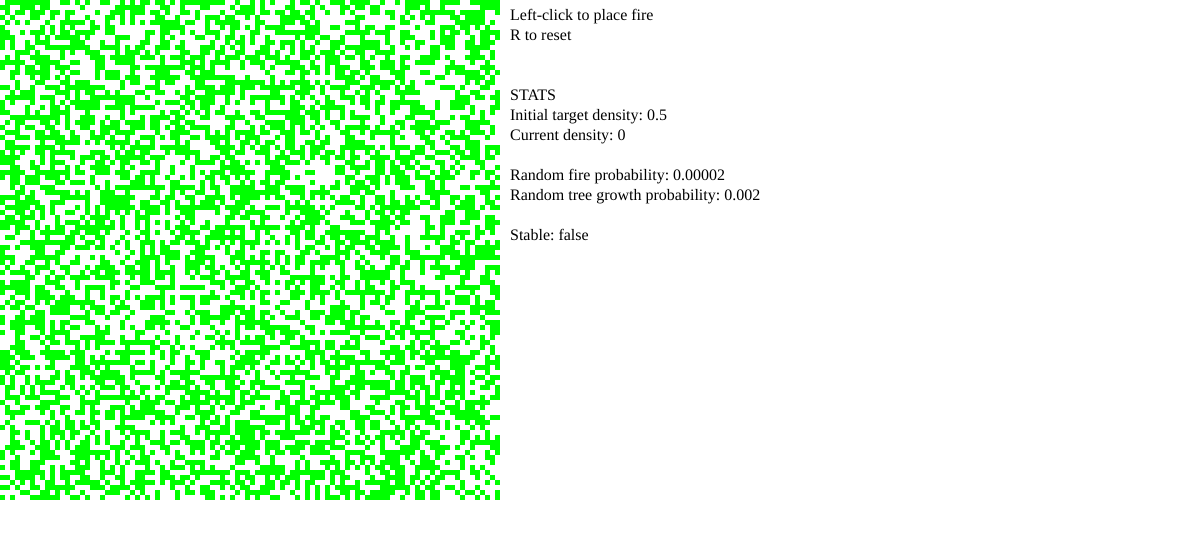
Frame 1 (no input)
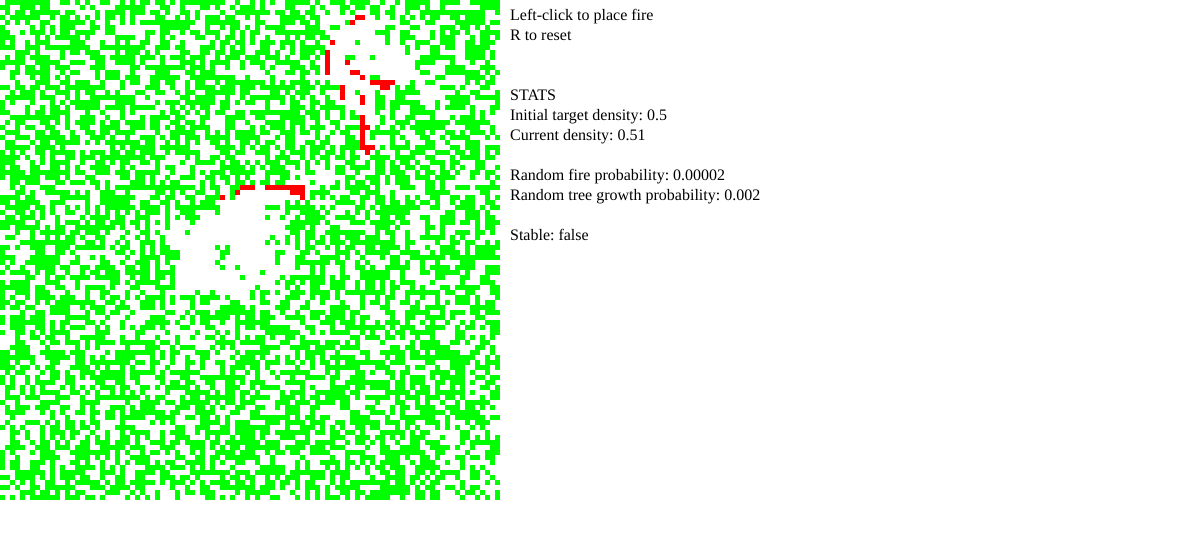
Frame 60 (no input)
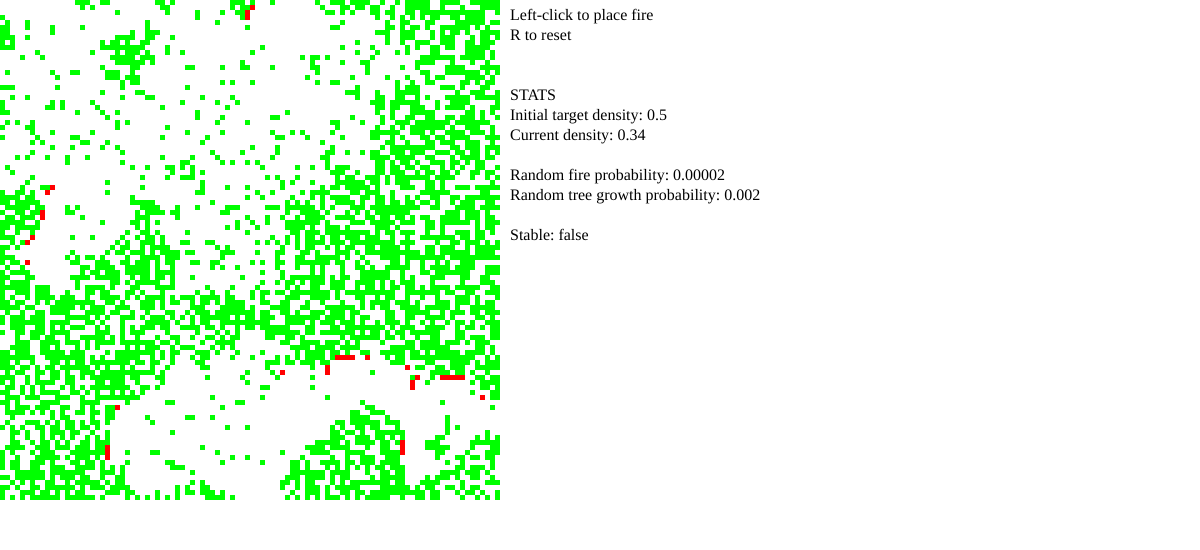
Frame 120 (the mouse pressed at the canvas centre since frame 60)

The p5.js sketch that drew these frames (run headless with seeded random() and noise() and a simulated clock; from frame 60 on, the mouse is pressed at the canvas centre):

// p5.js sketch
// ── sketch.js
const WIDTH = 1200;
const HEIGHT = 550;
const GW = 100; // grid width
const GH = 100; // grid height
const CS = 5; // cell size (rect)
const CELLS = GW * GH;

let grid;

var density = 0.5;
var currentDensity = 0;
var growthProba = 0.002;
var randomStrikeProba = 0.00002;
var consecutiveUnchanged = 0;
var stable = false;
var stableThreshold = 10;

var updatePerSecond = 60;
var msAcc = 0;

var colors;
const nstates = 3;
const states = {
  BLANK: 0,
  TREE: 1,
  FIRE: 2
};

// ui stuff
let initDensitySlider;
let strikeProbaSlider;
let growthProbaSlider;
let resetSliderButton;
let speedSlider;


// TODO: 
// - nb of iterations to get stable
// - current density

function setup() {
  createCanvas(WIDTH, HEIGHT);
  frameRate(60);
  colors = [color(255), color(0, 255, 0), color(255, 0, 0)];
  initGrid();

  textSize(16);
  textFont("Consolas");

  let d0 = createDiv("Speed: ");
  speedSlider = createSlider(0, 60, updatePerSecond, 1);
  speedSlider.parent(d0);
  let d1 = createDiv("Initial density: ");
  initDensitySlider = createSlider(0, 1, density, 0.01)
  initDensitySlider.parent(d1);
  let d2 = createDiv("Random fire probability: ");
  strikeProbaSlider = createSlider(0, 0.0001, randomStrikeProba, 0.00001)
  strikeProbaSlider.parent(d2);
  let d3 = createDiv("Random tree growth probability: ");
  growthProbaSlider = createSlider(0, 0.01, growthProba, 0.0001);
  growthProbaSlider.parent(d3);
  resetSliderButton = createButton("Reset values");
  resetSliderButton.mousePressed(resetSliders);
  let resetDensity = createButton("Reset tree density");
  resetDensity.mousePressed(reset);
  createP("");
  createA("https://www.fourmilab.ch/cellab/webca/?ruleprog=forest", "Inspired by this");
  createP("");
  createA("https://toastation.github.io/vis/cellular3D/index.html", "3D cellular automata (crystal growth)");
}

function draw() {
  background(255);

  drawGrid();
  drawInfo();

  updateSliders();
  
  if (updatePerSecond > 0 && msAcc >= (1000 / updatePerSecond)) {
    let gridChanged = updateGrid();
    if (!gridChanged) consecutiveUnchanged += 1;
    else consecutiveUnchanged = 0;
    stable = consecutiveUnchanged >= stableThreshold;
    msAcc = 0;
  }
  msAcc += deltaTime;
}

function initGrid() {
  grid = new Array(GW);
  for (var i = 0; i < GW; i++) {
    grid[i] = new Array(GH);
    for (var j = 0; j < GH; j++) {
      grid[i][j] = random() < density ? states.TREE : states.BLANK;
    }
  }
}

function drawGrid() {
  noStroke();
  for (var i = 0; i < GW; i++) {
    for (var j = 0; j < GH; j++) {
      if (grid[i][j] != states.BLANK) {
        fill(colors[grid[i][j]]);
        rect(i*CS, j*CS, CS, CS);
      }
    }
  }
}

function updateGrid() {
  currentDensity = 0;
  let hasChanged = false;
  for (var i = 0; i < GW; i++) {
    for (var j = 0; j < GH; j++) {
      switch (grid[i][j]) {
        case states.BLANK:
          if (random() < growthProba) {
            grid[i][j] = states.TREE;
            hasChanged = true;
            currentDensity += 1;
          }
          break;
        case states.TREE:
          let neighborStates = getNeighborhoodCount(i, j);
          if (neighborStates[states.FIRE] >= 1 || random() < randomStrikeProba) {
            grid[i][j] = states.FIRE;
            hasChanged = true;
          }
          else 
            currentDensity += 1;
          break;
        case states.FIRE:
          grid[i][j] = states.BLANK;
          hasChanged = true;
          break;
      }
    }
  }
  currentDensity = round(currentDensity / CELLS, 2);
  return hasChanged;
}

function reset() {
  initGrid();
  consecutiveUnchanged = 0;
  stable = false;
}

function resetSliders() {
  updatePerSecond = 60;
  density = 0.5;
  growthProba = 0.002;
  randomStrikeProba = 0.00002;
  initDensitySlider.value(density);
  growthProbaSlider.value(growthProba);
  strikeProbaSlider.value(randomStrikeProba);
  speedSlider.value(updatePerSecond);
}

function updateSliders() {
  density = initDensitySlider.value();
  randomStrikeProba = strikeProbaSlider.value();
  growthProba = growthProbaSlider.value();
  updatePerSecond = speedSlider.value();
}

// state histogram for the neighborhood of the cell (i, j)
function getNeighborhoodCount(i, j) {
  let count = new Array(nstates).fill(0);
  let dx = [-1, 1, 0, 0]; let dy = [0, 0, 1, -1];
  for (var k = 0; k < 4; k++)
    if (isInGrid(i+dx[k], j+dy[k]))
      count[grid[i+dx[k]][j+dy[k]]] += 1;
  return count;
}

function isInGrid(i, j) {
  return i >= 0 && i < GW && j >= 0 && j < GH;
}

function mouseClicked() {
  let cx = floor(mouseX / CS);
  let cy = floor(mouseY / CS);
  if (isInGrid(cx, cy))
    grid[cx][cy] = states.FIRE;
}

function keyPressed() {
  if (key == "R" || key == "r")
    reset();
}

function drawInfo() {
  fill(0);
  let xOffset = GW * CS + 10;
  text("Left-click to place fire", xOffset, 20);
  text("R to reset", xOffset, 40);

  text("STATS", xOffset, 100);
  text("Initial target density: " + str(density), xOffset, 120);
  text("Current density: " + str(currentDensity), xOffset, 140);
  text("Random fire probability: " + str(randomStrikeProba), xOffset, 180);
  text("Random tree growth probability: " + str(growthProba), xOffset, 200);
  text("Stable: " + str(stable), xOffset, 240);
}
